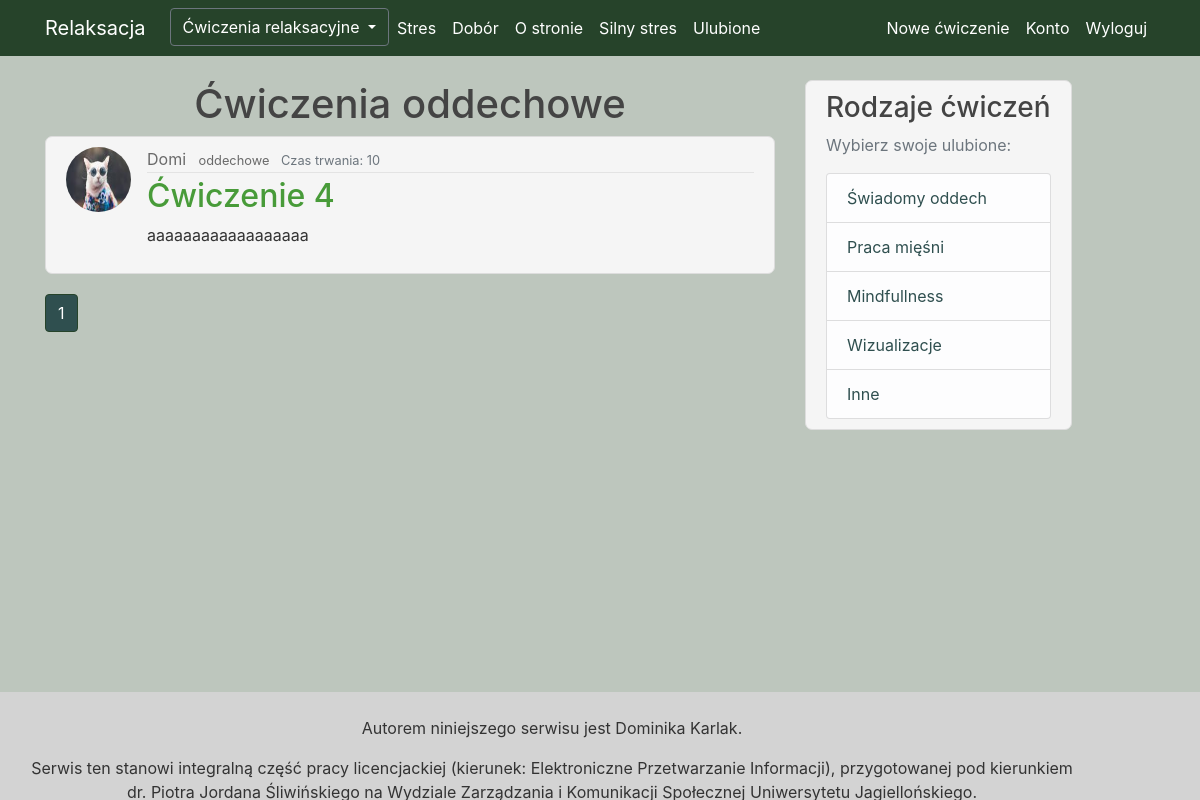
Page /oddechowe (signed in) on the committed database.
### Relaks/models.py (models this page shows, shortened)
class Post(db.Model):
    id = db.Column(db.Integer, primary_key=True, autoincrement=True)
    name = db.Column(db.String(100), nullable=True)
    category = db.Column(db.String(100), nullable=True)
    time = db.Column(db.Integer, nullable=True)
    content = db.Column(db.Text, nullable=True)
    user_id = db.Column(db.Integer, db.ForeignKey('user.id'), nullable=False)
    fav = db.relationship('Favourite', backref='fav', lazy=True)
    comments = db.relationship("Comment", backref='article', lazy=True)

class User(db.Model, UserMixin):
    id = db.Column(db.Integer, primary_key=True)
    username = db.Column(db.String(20), unique=True, nullable=False)
    email = db.Column(db.String(120), unique=True, nullable=False)
    image_file = db.Column(db.String(20), nullable=False, default='default.jpg')
    password = db.Column(db.String(60), nullable=False)
    is_admin = db.Column(db.Boolean, nullable=False)
    posts = db.relationship('Post', backref='author', lazy=True)
    fav = db.relationship('Favourite', backref='author', lazy=True)
    comments = db.relationship('Comment', backref='author', lazy=True)

### Relaks/routes.py (the view)
@app.route("/oddechowe", methods=['GET', 'POST'])
def oddech():
    page = request.args.get('page', 1, type=int)
    post = Post.query.filter(
        Post.category == 'oddechowe').paginate(page=page, per_page=3)
    return render_template('oddech.html', title='Oddechowe', post=post)

### Relaks/models.py (called while the page is built)
@login_manager.user_loader
def load_user(user_id):
    return User.query.get(int(user_id))

### Relaks/templates/oddech.html (shortened to what this page needs)
{% extends "layout.html" %}
{% block content %}
    <h1 style="text-align: center"> Ćwiczenia oddechowe </h1>
    {% for post in post.items %}
          <article class="media content-section">
          <img class="rounded-circle article-img" src="{{ url_for('static', filename='photo/' + post.author.image_file) }}">
          <div class="media-body">
            <div class="article-metadata">
              <a class="mr-2" href="{{ url_for('user_posts', username=post.author.username) }}">{{ post.author.username }}</a>
              <small class="article-category">
          <a
            class="mr-2"
            href="{{ url_for('oddech', category=post.category) }}"
            >{{ post.category }}</a>
                </small>
                <small class="text-muted">Czas trwania: {{ post.time }}</small>
            </div>
            <h2> <a class="article-title" href="{{ url_for('post', post_id=post.id) }}">{{ post.name}}</a> </h2>
            <p class="article-content">{{ post.content }}</p>
          </div>
        </article>
    {% endfor %}
      {% for page_num in post.iter_pages(left_edge=1, right_edge=1, left_current=1, right_current=2) %}
        {% if page_num %}
            {% if post.page == page_num %}
                <a class="btn btn-info mb-4" style="background-color: darkslategrey; border-color: #26432a" href="{{ url_for('oddech', page=page_num)  }}"> {{ page_num }}</a>
             {% else %}
                <a class="btn btn-outline-info mb-4" style="background-color: darkslategrey; border-color: #26432a; " href="{{ url_for('oddech', page=page_num)  }}"> {{ page_num }}</a>
             {% endif %}
        {% endif %}
    {% endfor %}
{% endblock content %}

### Relaks/static/main.css (style rules this page uses)
body { background-color: #bdc6bd; color: #333333; margin-top: 5rem; }
h1, h2, h3, h4, h5, h6 { color: #444444; }
.content-section { background-color: whitesmoke; padding: 10px 20px; border: 1px solid #dddddd; border-radius: 7px; margin-bottom: 20px; }
.article-title { color: #489b39; }
.article-content { white-space: pre-line; background-color: whitesmoke; }
.article-img { height: 65px; width: 65px; margin-right: 16px; }
.article-metadata { padding-bottom: 1px; margin-bottom: 4px; border-bottom: 1px solid #e3e3e3; color: #444444; }
.btn { background-color: #26432a; }
.mr-2 { color: dimgrey; }

### rows in the picture
Post: image_file (picture), author.username "Domi", category "oddechowe", time "10", name "Ćwiczenie 4", content "aaaaaaaaaaaaaaaaaa"

### other values in the picture
{{ page_num }} "1"
